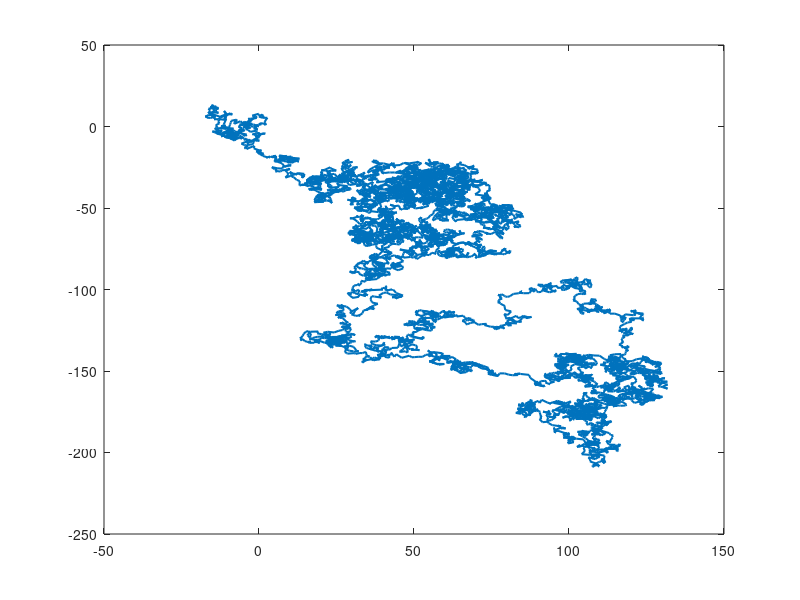

This figure's MATLAB source:
% simulates brownian motion
T=10000;
x=randn(T,2);
x=[0 0;x];
x=cumsum(x);
h=plot(x(:,1),x(:,2));
set(h,'LineWidth',1.5);
